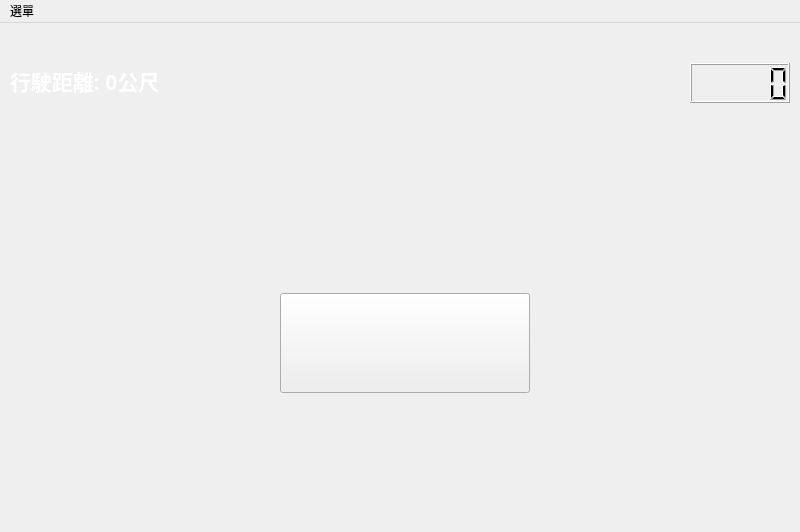
<?xml version="1.0" encoding="UTF-8"?>
<ui version="4.0">
 <class>MainWindow</class>
 <widget class="QMainWindow" name="MainWindow">
  <property name="geometry">
   <rect>
    <x>0</x>
    <y>0</y>
    <width>800</width>
    <height>532</height>
   </rect>
  </property>
  <property name="font">
   <font>
    <family>微軟正黑體</family>
   </font>
  </property>
  <property name="windowTitle">
   <string>躲避車</string>
  </property>
  <property name="windowIcon">
   <iconset resource="images.qrc">
    <normaloff>:/src/icon.ico</normaloff>:/src/icon.ico</iconset>
  </property>
  <widget class="QWidget" name="centralwidget">
   <widget class="QLabel" name="background">
    <property name="geometry">
     <rect>
      <x>-10</x>
      <y>-10</y>
      <width>4800</width>
      <height>512</height>
     </rect>
    </property>
    <property name="text">
     <string/>
    </property>
    <property name="pixmap">
     <pixmap resource="images.qrc">:/src/map.png</pixmap>
    </property>
   </widget>
   <widget class="QLabel" name="label_title">
    <property name="geometry">
     <rect>
      <x>210</x>
      <y>70</y>
      <width>384</width>
      <height>150</height>
     </rect>
    </property>
    <property name="text">
     <string/>
    </property>
    <property name="pixmap">
     <pixmap resource="images.qrc">:/src/game_name.png</pixmap>
    </property>
   </widget>
   <widget class="QLabel" name="car">
    <property name="geometry">
     <rect>
      <x>10</x>
      <y>220</y>
      <width>273</width>
      <height>71</height>
     </rect>
    </property>
    <property name="font">
     <font>
      <family>Adobe Devanagari</family>
     </font>
    </property>
    <property name="text">
     <string/>
    </property>
    <property name="pixmap">
     <pixmap resource="images.qrc">:/src/car.png</pixmap>
    </property>
    <property name="scaledContents">
     <bool>true</bool>
    </property>
   </widget>
   <widget class="QPushButton" name="button_start_game">
    <property name="geometry">
     <rect>
      <x>280</x>
      <y>270</y>
      <width>250</width>
      <height>100</height>
     </rect>
    </property>
    <property name="focusPolicy">
     <enum>Qt::NoFocus</enum>
    </property>
    <property name="text">
     <string/>
    </property>
    <property name="icon">
     <iconset resource="images.qrc">
      <normaloff>:/src/start_btn.png</normaloff>:/src/start_btn.png</iconset>
    </property>
    <property name="iconSize">
     <size>
      <width>250</width>
      <height>100</height>
     </size>
    </property>
   </widget>
   <widget class="QLabel" name="label_distance">
    <property name="geometry">
     <rect>
      <x>10</x>
      <y>40</y>
      <width>300</width>
      <height>36</height>
     </rect>
    </property>
    <property name="font">
     <font>
      <family>微軟正黑體</family>
      <pointsize>16</pointsize>
      <weight>75</weight>
      <bold>true</bold>
     </font>
    </property>
    <property name="styleSheet">
     <string notr="true">color: rgb(255, 255, 255);</string>
    </property>
    <property name="text">
     <string>行駛距離: 0公尺</string>
    </property>
   </widget>
   <widget class="QLCDNumber" name="lcd_clock">
    <property name="geometry">
     <rect>
      <x>690</x>
      <y>40</y>
      <width>100</width>
      <height>40</height>
     </rect>
    </property>
   </widget>
   <widget class="QLabel" name="block_01">
    <property name="geometry">
     <rect>
      <x>620</x>
      <y>40</y>
      <width>64</width>
      <height>64</height>
     </rect>
    </property>
    <property name="text">
     <string/>
    </property>
    <property name="pixmap">
     <pixmap resource="images.qrc">:/src/item1.png</pixmap>
    </property>
   </widget>
   <widget class="QLabel" name="block_02">
    <property name="geometry">
     <rect>
      <x>620</x>
      <y>110</y>
      <width>64</width>
      <height>64</height>
     </rect>
    </property>
    <property name="text">
     <string/>
    </property>
    <property name="pixmap">
     <pixmap resource="images.qrc">:/src/item3.png</pixmap>
    </property>
   </widget>
   <widget class="QLabel" name="block_03">
    <property name="geometry">
     <rect>
      <x>620</x>
      <y>180</y>
      <width>64</width>
      <height>64</height>
     </rect>
    </property>
    <property name="text">
     <string/>
    </property>
    <property name="pixmap">
     <pixmap resource="images.qrc">:/src/item3.png</pixmap>
    </property>
   </widget>
   <widget class="QLabel" name="block_04">
    <property name="geometry">
     <rect>
      <x>620</x>
      <y>250</y>
      <width>64</width>
      <height>64</height>
     </rect>
    </property>
    <property name="text">
     <string/>
    </property>
    <property name="pixmap">
     <pixmap resource="images.qrc">:/src/item3.png</pixmap>
    </property>
   </widget>
   <widget class="QLabel" name="block_05">
    <property name="geometry">
     <rect>
      <x>620</x>
      <y>320</y>
      <width>64</width>
      <height>64</height>
     </rect>
    </property>
    <property name="text">
     <string/>
    </property>
    <property name="pixmap">
     <pixmap resource="images.qrc">:/src/item1.png</pixmap>
    </property>
   </widget>
   <widget class="QLabel" name="block_06">
    <property name="geometry">
     <rect>
      <x>620</x>
      <y>390</y>
      <width>64</width>
      <height>64</height>
     </rect>
    </property>
    <property name="text">
     <string/>
    </property>
    <property name="pixmap">
     <pixmap resource="images.qrc">:/src/item1.png</pixmap>
    </property>
   </widget>
   <zorder>background</zorder>
   <zorder>block_06</zorder>
   <zorder>block_05</zorder>
   <zorder>block_04</zorder>
   <zorder>block_03</zorder>
   <zorder>block_02</zorder>
   <zorder>block_01</zorder>
   <zorder>label_title</zorder>
   <zorder>car</zorder>
   <zorder>button_start_game</zorder>
   <zorder>label_distance</zorder>
   <zorder>lcd_clock</zorder>
  </widget>
  <widget class="QMenuBar" name="menubar">
   <property name="geometry">
    <rect>
     <x>0</x>
     <y>0</y>
     <width>800</width>
     <height>25</height>
    </rect>
   </property>
   <widget class="QMenu" name="menu">
    <property name="title">
     <string>選單</string>
    </property>
    <addaction name="actionstart_game"/>
    <addaction name="separator"/>
    <addaction name="actionclose_game"/>
   </widget>
   <addaction name="menu"/>
  </widget>
  <action name="actionstart_game">
   <property name="text">
    <string>開始遊戲</string>
   </property>
   <property name="toolTip">
    <string>開始遊戲</string>
   </property>
  </action>
  <action name="actionclose_game">
   <property name="text">
    <string>關閉遊戲</string>
   </property>
   <property name="toolTip">
    <string>關閉遊戲</string>
   </property>
  </action>
 </widget>
 <resources>
  <include location="images.qrc"/>
 </resources>
 <connections/>
</ui>
